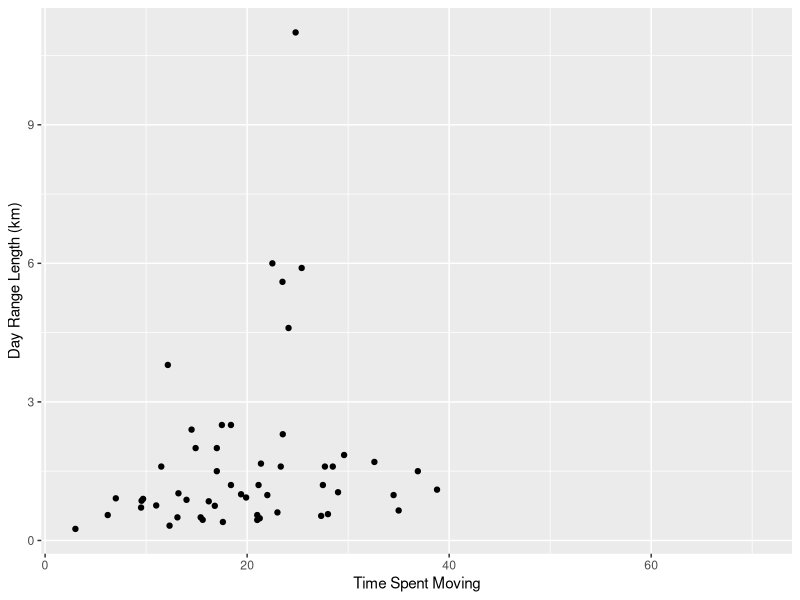
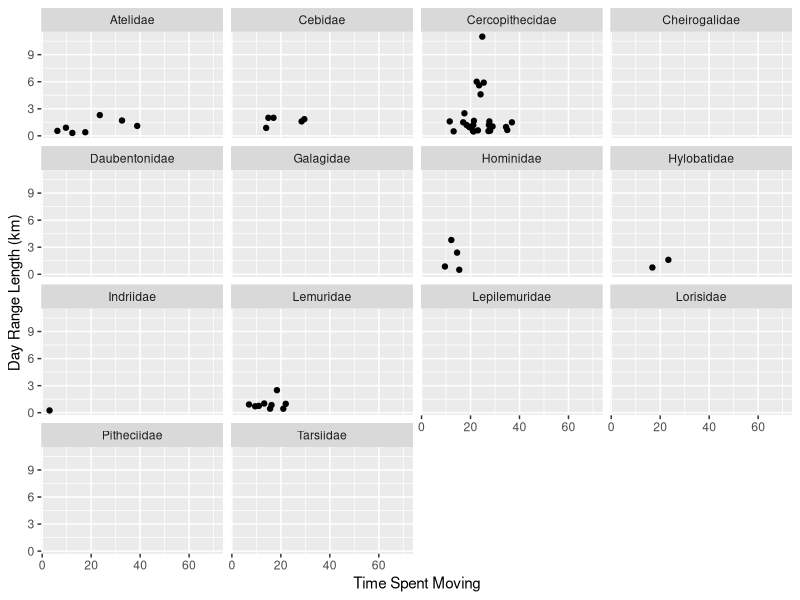
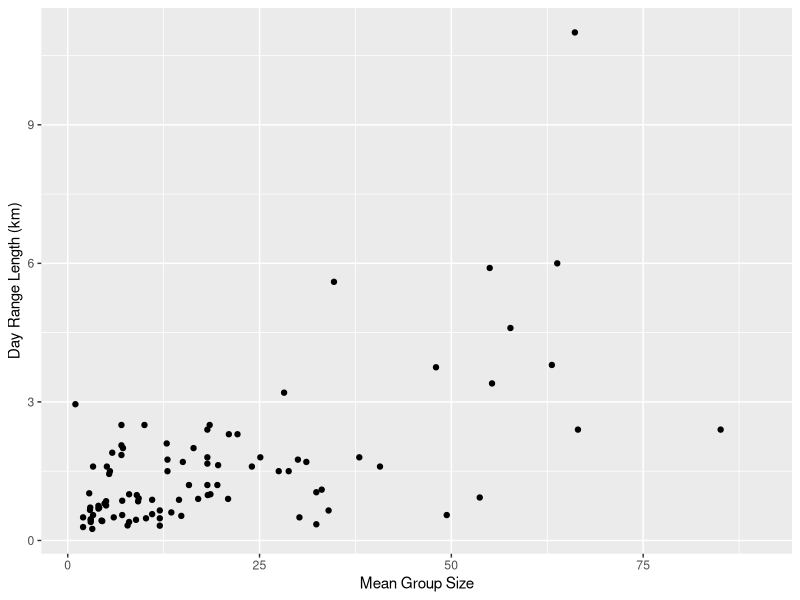
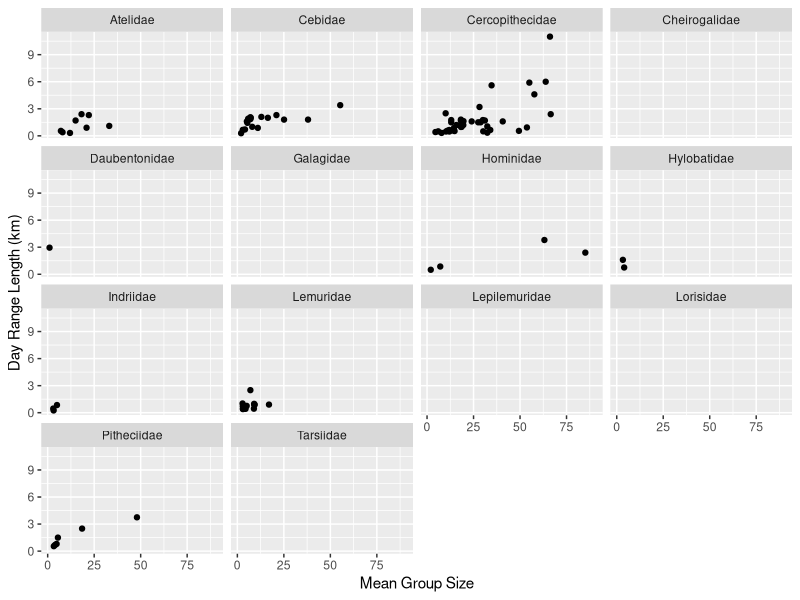
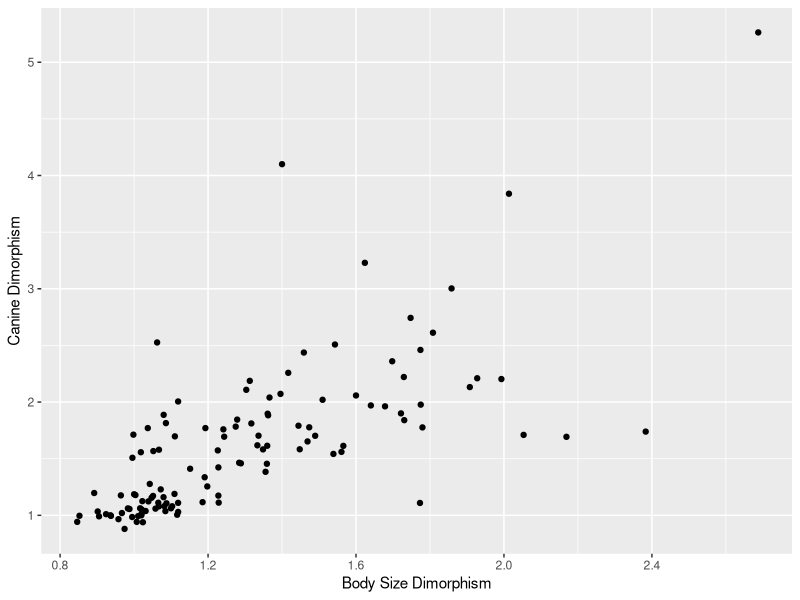
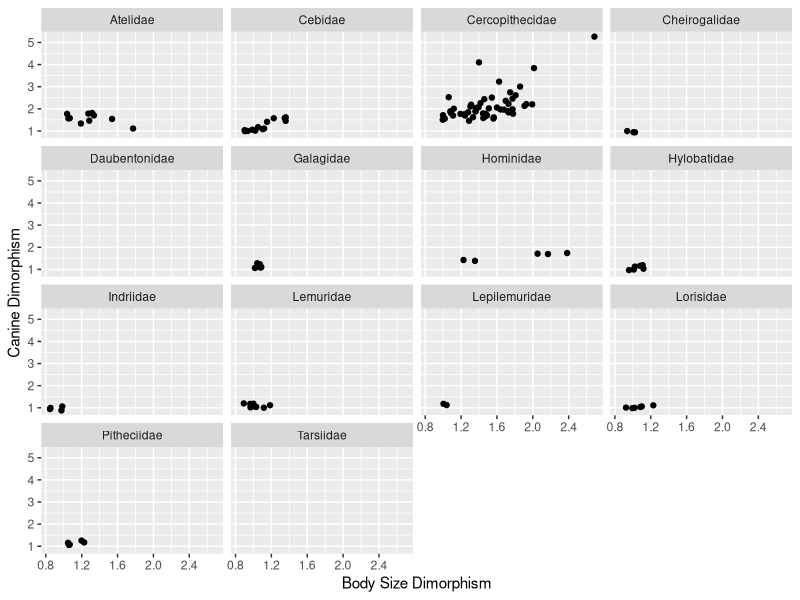
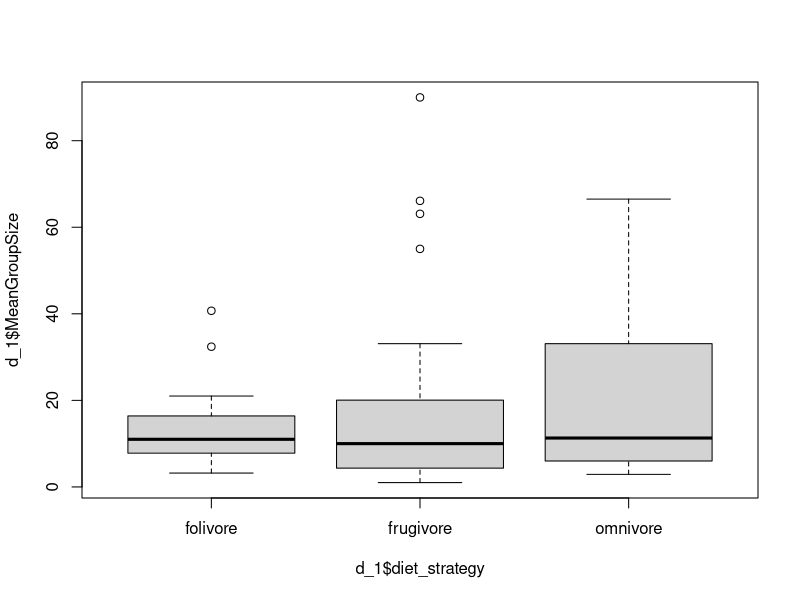

Write R code to recreate these figures, in order.
## ---- chunk 1
    library(readxl)
    library(tidyverse)
    d <- read_csv("data-wrangling.csv", col_names = TRUE)
    glimpse(d)
    d$Family
    d$Genus
## ---- chunk 2
    #used below code to create new BSD variable, and set it equal to Body_mass_male_mean/Body_mass_female_mean with in the dataframe (d)
    d$BSD <- d$Body_mass_male_mean/d$Body_mass_female_mean
## ---- chunk 3
    #used below code to create new sex_ratio variable, and set it equal to the number of adult females/number of adult males
    d$sex_ratio <- d$AdultFemale/d$AdultMales
## ---- chunk 4
    # diameter of the home range = 2*sqrt(Area of home range/pi)
    #used this to create variable DI, which is equal to day range length / diameter of the home range
    d$DI <- d$DayLength_km/(2*sqrt(d$HomeRange_km2/pi))
## ---- chunk 5
    library(ggplot2)
    #make the plot object
    plot4_1 <- ggplot(data = d, aes(x = Move, y = DayLength_km))
    #add axis titles
    plot4_1 <- plot4_1 + xlab("Time Spent Moving") + ylab("Day Range Length (km)")
    #make the plot
    plot4_1 <- plot4_1 + geom_point(na.rm = TRUE)
    #show the plot
    plot4_1
## ---- chunk 6
    library(ggplot2)
    #make the plot object
    plot4 <- ggplot(data = d, aes(x = Move, y = DayLength_km))
    #add axis titles
    plot4 <- plot4 + xlab("Time Spent Moving") + ylab("Day Range Length (km)")
    #make the plot
    plot4 <- plot4 + geom_point(na.rm = TRUE)
    #make faceting wrap of single plots for each family into 4 columns
    plot4 <- plot4 + facet_wrap(~Family, ncol = 4)
    #show the plot
    plot4
## ---- chunk 7
    library(ggplot2)
    #make the plot object
    plot5_1 <- ggplot(data = d, aes(x = MeanGroupSize, y = DayLength_km))
    #add axis titles
    plot5_1 <- plot5_1 + xlab("Mean Group Size") + ylab("Day Range Length (km)")
    #make the plot
    plot5_1 <- plot5_1 + geom_point(na.rm = TRUE)
    #show the plot
    plot5_1
## ---- chunk 8
    library(ggplot2)
    #make the plot object
    plot5_2 <- ggplot(data = d, aes(x = MeanGroupSize, y = DayLength_km))
    #add axis titles
    plot5_2 <- plot5_2 + xlab("Mean Group Size") + ylab("Day Range Length (km)")
    #make the plot
    plot5_2 <- plot5_2 + geom_point(na.rm = TRUE)
    #make faceting wrap of single plots for each family into 4 columns
    plot5_2 <- plot5_2 + facet_wrap(~Family, ncol = 4)
    #show the plot
    plot5_2
## ---- chunk 9
    library(ggplot2)
    #make the plot object
    plot6_1 <- ggplot(data = d, aes(x = BSD, y = Canine_Dimorphism))
    #add axis titles
    plot6_1 <- plot6_1 + xlab("Body Size Dimorphism") + ylab("Canine Dimorphism")
    #make the plot
    plot6_1 <- plot6_1 + geom_point(na.rm = TRUE)
    #show the plot
    plot6_1
## ---- chunk 10
    library(ggplot2)
    #make the plot object
    plot6_2 <- ggplot(data = d, aes(x = BSD, y = Canine_Dimorphism))
    #add axis titles
    plot6_2 <- plot6_2 + xlab("Body Size Dimorphism") + ylab("Canine Dimorphism")
    #make the plot
    plot6_2 <- plot6_2 + geom_point(na.rm = TRUE)
    #make faceting wrap of single plots for each family into 4 columns
    plot6_2 <- plot6_2 + facet_wrap(~Family, ncol = 4)
    #show the plot
    plot6_2
## ---- chunk 11
    library(dplyr)
    #making a new dataframe in case I mess up and creating a new column "diet_strategy"
    d_1 <- mutate(d, diet_strategy = ifelse(Fruit >= 50, "frugivore", ifelse(Leaves >= 50 , "folivore", ifelse(Fruit < 50 & Leaves < 50, "omnivore", NA))))
    #create box plot of mean group size compared by diet strategy
    library(ggplot2)
    plot7 <- boxplot(d_1$MeanGroupSize ~ d_1$diet_strategy)
    #show the plot
    plot7
## ---- chunk 12
library(dplyr)
d <- mutate(d, Binomial = paste(Genus, Species, sep = " ")) %>%
  select(Binomial, Family, Brain_Size_Species_Mean, Body_mass_male_mean) %>%
  group_by(Family) %>%
  summarise(avgBrain_Size = mean(Brain_Size_Species_Mean, na.rm = TRUE), avgMale_Body_Mass = mean(Body_mass_male_mean, na.rm = TRUE)) %>%
  arrange(avgBrain_Size) %>%
  print()
